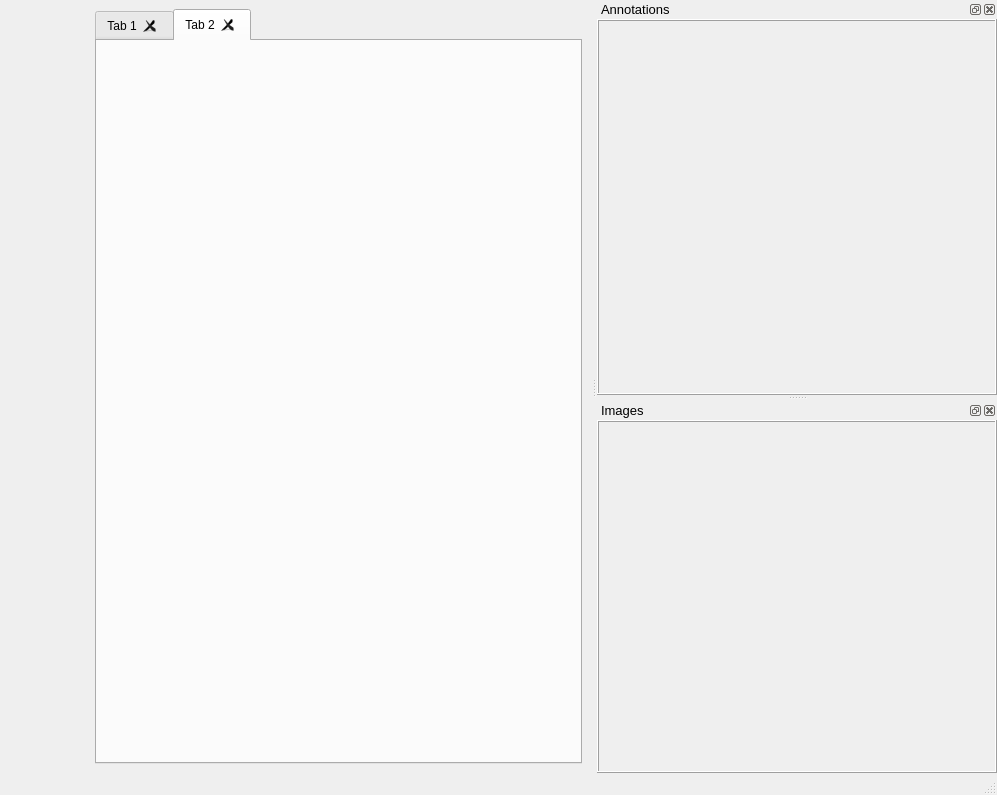
<?xml version="1.0" encoding="UTF-8"?>
<ui version="4.0">
    <class>MainWindow</class>
    <widget class="QMainWindow" name="MainWindow">
        <property name="geometry">
            <rect>
                <x>0</x>
                <y>0</y>
                <width>997</width>
                <height>795</height>
            </rect>
        </property>
        <property name="windowTitle">
            <string>MainWindow</string>
        </property>
        <property name="layoutDirection">
            <enum>Qt::LeftToRight</enum>
        </property>
        <widget class="QWidget" name="centralwidget">
            <layout class="QVBoxLayout" name="verticalLayout">
                <item>
                    <widget class="QWidget" name="widget" native="true">
                        <layout class="QHBoxLayout" name="horizontalLayout">
                            <property name="leftMargin">
                                <number>0</number>
                            </property>
                            <property name="topMargin">
                                <number>0</number>
                            </property>
                            <property name="rightMargin">
                                <number>0</number>
                            </property>
                            <property name="bottomMargin">
                                <number>0</number>
                            </property>
                            <item>
                                <widget class="QFrame" name="frame_lateral_bar">
                                    <property name="sizePolicy">
                                        <sizepolicy hsizetype="Fixed" vsizetype="Preferred">
                                            <horstretch>0</horstretch>
                                            <verstretch>0</verstretch>
                                        </sizepolicy>
                                    </property>
                                    <property name="minimumSize">
                                        <size>
                                            <width>80</width>
                                            <height>0</height>
                                        </size>
                                    </property>
                                    <property name="frameShape">
                                        <enum>QFrame::NoFrame</enum>
                                    </property>
                                    <property name="frameShadow">
                                        <enum>QFrame::Sunken</enum>
                                    </property>
                                </widget>
                            </item>
                            <item>
                                <widget class="QTabWidget" name="tab_widget_manager">
                                    <property name="tabShape">
                                        <enum>QTabWidget::Rounded</enum>
                                    </property>
                                    <property name="currentIndex">
                                        <number>1</number>
                                    </property>
                                    <property name="documentMode">
                                        <bool>false</bool>
                                    </property>
                                    <property name="tabsClosable">
                                        <bool>true</bool>
                                    </property>
                                    <property name="tabBarAutoHide">
                                        <bool>false</bool>
                                    </property>
                                    <widget class="QWidget" name="tab">
                                        <attribute name="title">
                                            <string>Tab 1</string>
                                        </attribute>
                                    </widget>
                                    <widget class="QWidget" name="tab_2">
                                        <attribute name="title">
                                            <string>Tab 2</string>
                                        </attribute>
                                    </widget>
                                </widget>
                            </item>
                        </layout>
                    </widget>
                </item>
            </layout>
        </widget>
        <widget class="QMenuBar" name="menubar">
            <property name="geometry">
                <rect>
                    <x>0</x>
                    <y>0</y>
                    <width>997</width>
                    <height>21</height>
                </rect>
            </property>
        </widget>
        <widget class="QStatusBar" name="statusbar"/>
        <widget class="QDockWidget" name="dockWidget_3">
            <property name="sizePolicy">
                <sizepolicy hsizetype="Minimum" vsizetype="Expanding">
                    <horstretch>1</horstretch>
                    <verstretch>0</verstretch>
                </sizepolicy>
            </property>
            <property name="minimumSize">
                <size>
                    <width>400</width>
                    <height>50</height>
                </size>
            </property>
            <property name="font">
                <font>
                    <pointsize>10</pointsize>
                </font>
            </property>
            <property name="allowedAreas">
                <set>Qt::RightDockWidgetArea</set>
            </property>
            <property name="windowTitle">
                <string notr="true">Annotations</string>
            </property>
            <attribute name="dockWidgetArea">
                <number>2</number>
            </attribute>
            <widget class="QWidget" name="dockWidgetContents_3">
                <layout class="QVBoxLayout" name="verticalLayout_2">
                    <property name="spacing">
                        <number>0</number>
                    </property>
                    <property name="leftMargin">
                        <number>0</number>
                    </property>
                    <property name="topMargin">
                        <number>0</number>
                    </property>
                    <property name="rightMargin">
                        <number>0</number>
                    </property>
                    <property name="bottomMargin">
                        <number>0</number>
                    </property>
                    <item>
                        <widget class="QFrame" name="frame">
                            <property name="sizePolicy">
                                <sizepolicy hsizetype="Ignored" vsizetype="Ignored">
                                    <horstretch>0</horstretch>
                                    <verstretch>0</verstretch>
                                </sizepolicy>
                            </property>
                            <property name="frameShape">
                                <enum>QFrame::Box</enum>
                            </property>
                            <property name="frameShadow">
                                <enum>QFrame::Raised</enum>
                            </property>
                        </widget>
                    </item>
                </layout>
            </widget>
        </widget>
        <widget class="QDockWidget" name="dockWidget_4">
            <property name="sizePolicy">
                <sizepolicy hsizetype="Minimum" vsizetype="Expanding">
                    <horstretch>0</horstretch>
                    <verstretch>1</verstretch>
                </sizepolicy>
            </property>
            <property name="minimumSize">
                <size>
                    <width>400</width>
                    <height>47</height>
                </size>
            </property>
            <property name="font">
                <font>
                    <pointsize>10</pointsize>
                </font>
            </property>
            <property name="allowedAreas">
                <set>Qt::RightDockWidgetArea</set>
            </property>
            <property name="windowTitle">
                <string notr="true">Images</string>
            </property>
            <attribute name="dockWidgetArea">
                <number>2</number>
            </attribute>
            <widget class="QWidget" name="dockWidgetContents_4">
                <layout class="QVBoxLayout" name="verticalLayout_3">
                    <property name="leftMargin">
                        <number>0</number>
                    </property>
                    <property name="topMargin">
                        <number>0</number>
                    </property>
                    <property name="rightMargin">
                        <number>0</number>
                    </property>
                    <property name="bottomMargin">
                        <number>0</number>
                    </property>
                    <item>
                        <widget class="QFrame" name="frame_2">
                            <property name="sizePolicy">
                                <sizepolicy hsizetype="Ignored" vsizetype="Ignored">
                                    <horstretch>0</horstretch>
                                    <verstretch>0</verstretch>
                                </sizepolicy>
                            </property>
                            <property name="frameShape">
                                <enum>QFrame::Box</enum>
                            </property>
                            <property name="frameShadow">
                                <enum>QFrame::Raised</enum>
                            </property>
                        </widget>
                    </item>
                </layout>
            </widget>
        </widget>
    </widget>
    <resources/>
    <connections/>
</ui>
